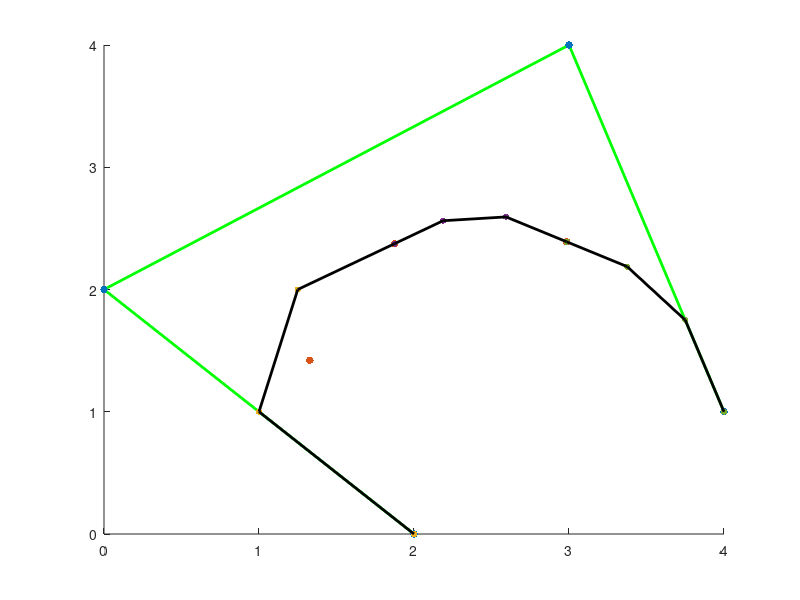

The MATLAB script that drew this image: (Note: this script raises an error after producing the figure.)
function f = drawq1()
%DRAWQ1 此处显示有关此函数的摘要
%   此处显示详细说明
    figure;
    hold on;
    t=0:0.001:1;
    points1=[[2,0];[0,2];[3,4];[4,1]];
    h1_q1_polygon = plot(points1(:,1),points1(:,2), 'g', 'linewidth', 2);
    h1_q1_points = scatter(points1(:,1),points1(:,2),30,'red','filled');

    points2=[[85/64,91/64];[15/8,19/8];[191/64,153/64]];
    h1_q2_points = scatter(points2(:,1),points2(:,2),30,'blue','filled');

    points3_control1=[[2,0];[1,1];[5/4,2];[15/8,19/8]];
    points3_control2=[[15/8,19/8];[35/16,41/16];[83/32,83/32];[191/64,153/64]];
    points3_control3=[[191/64,153/64];[27/8,35/16];[15/4,7/4];[4,1]];
    h1_q3_control1=scatter(points3_control1(:,1),points3_control1(:,2),20,'black','filled');
    h1_q3_control2=scatter(points3_control2(:,1),points3_control2(:,2),20,'black','filled');
    h1_q3_control3=scatter(points3_control3(:,1),points3_control3(:,2),20,'black','filled');

    h1_q3_polygon1=plot(points3_control1(:,1),points3_control1(:,2),'k', 'linewidth', 2);
    h1_q3_polygon2=plot(points3_control2(:,1),points3_control2(:,2),'k', 'linewidth', 2);
    h1_q3_polygon3=plot(points3_control3(:,1),points3_control3(:,2),'k', 'linewidth', 2);

    point3_bezier1=bezier_caste(points3_control1,t);
    point3_bezier2=bezier_caste(points3_control2,t);
    point3_bezier3=bezier_caste(points3_control3,t);
    h1_q3_bezier1=plot(real(point3_bezier1),imag(point3_bezier1),'r','linewidth', 2);
    h1_q3_bezier2=plot(real(point3_bezier2),imag(point3_bezier2),'r','linewidth', 2);
    h1_q3_bezier3=plot(real(point3_bezier3),imag(point3_bezier3),'r','linewidth', 2);

    f=true;
end

